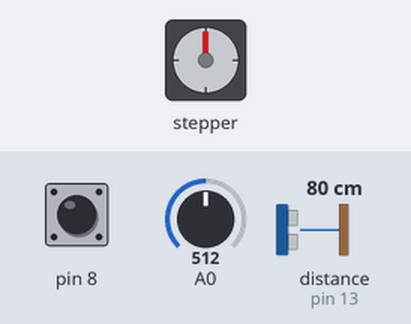
The sketch below on a simulated Arduino Uno, built with avr-gcc and run on an emulated ATmega328P. Parts: stepper motor. Wiring (inferred from the names in the program): stepper motor (200 steps per turn assumed): coils pin 4, pin 5, pin 6, pin 7. The inputs (shaded band) are chosen by the test bench; at power-on: distance to the obstacle (sensor on pin 13) 80 cm, A0 = 512, pin 8 HIGH. The echo pulse lasts 58.3 µs per cm; what the sketch prints to the serial monitor is not drawn.

Above: at 1.2 s.
1.3 s: distance to the obstacle (sensor on pin 13) set to 250 cm
4.6 s: A0 set to 90
Timing chart, 0 to 7.6 s (numbered marks = the images above; inputs shaded):
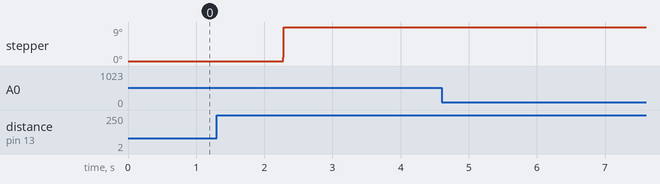

Measured:
- after the input at 4.6 s, every drawn part: stays the same

The sketch:

slippage_test.ino
```cpp
#include <HCSR04.h>

int stepper_pins[] = {4,5,6,7};
int trig = 12;
int echo = 13;

HCSR04 hc(12,13); //initialisation class HCSR04 (trig pin , echo pin)


enum STATE {INITIAL, FINAL, PULLUP, PULLDOWN, UNDETERMINED};

unsigned long time;

int state = INITIAL;
int pot_value = -1;
int distance = -1;
int pot_zero_value = -1;
int chrono = -1;
char buf[200];
int step_count = 0;
int stepper_step_len = 10;

int seq[8][4] = {
  {1,0,0,0},
  {1,1,0,0},
  {0,1,0,0},
  {0,1,1,0},
  {0,0,1,0},
  {0,0,1,1},
  {0,0,0,1},
  {1,0,0,1}
};

int read_key(int key)
{
  pinMode(key,INPUT_PULLUP);
  int count = 0;
  for (int i=0;i<100;i++) {
    count+=digitalRead(key);
    delay(1);
  }
  if (count>5) return 1;
  return 0;
}

int read_distance()
{
  int dist = 0;
  int n = 10;
  for (int i=0;i<n;i++) {
    dist += hc.dist();
    delay(60);
  }
  dist /= n;
  return dist;
}


void setup() {
  // put your setup code here, to run once:
  Serial.begin(9600);
  for (int i=0;i<4;i++) pinMode(stepper_pins[i], OUTPUT);
  pinMode(trig, OUTPUT);
  pinMode(echo, INPUT);
//
//    // put your setup code here, to run once:
//  digitalWrite(LED_BUILTIN, 0);
//  pinMode(LED_BUILTIN, OUTPUT);
   //analogReference(EXTERNAL);
   time = millis();

}

void stepper(int steps)
{
  int dir = steps>0 ? 1 : -1;
  steps = abs(steps);
  for (int i=0;i<steps;i++)
  {
    int index = i % 8;
    if (dir==-1) index = 7-index;
    for (int k=0;k<4;k++) digitalWrite(stepper_pins[k], seq[index][k]);
    delay(1);
  }
  for (int k=0;k<4;k++) digitalWrite(stepper_pins[k], LOW);
}

void loop() {
  int current_dist = read_distance();
  switch (state) {
    case UNDETERMINED:

    break;
    case INITIAL:
      if (read_key(8)) state = PULLUP;
      pot_zero_value = analogRead(A0);
      distance = read_distance();
      step_count = 0;
    break;
    case PULLUP:
      stepper(stepper_step_len);
      step_count += stepper_step_len;
      current_dist = read_distance();
      if (abs(current_dist-distance)>100) state = FINAL;
    break;
    case FINAL:
      pot_value = analogRead(A0);
      delay(1000);
      int diff = abs(pot_value-pot_zero_value);
      sprintf(buf, "diff = %d, distance dif = %d", diff, abs(current_dist-distance));
      Serial.println(buf);
      state = PULLDOWN;
    break;
    case PULLDOWN:
      stepper(-step_count-10);
      state = INITIAL;
    break;
    default:

    Serial.println("You have error in your code");
  }
  if (millis()-time<500) return;
  time = millis();
  sprintf(buf, "step_count = %d, state = %d, analog = %d, key = %d, current_dist = %d",
            (int)step_count, (int)state, (int)analogRead(A0), (int)read_key(8), (int) current_dist);
  Serial.println(buf);
}
```
